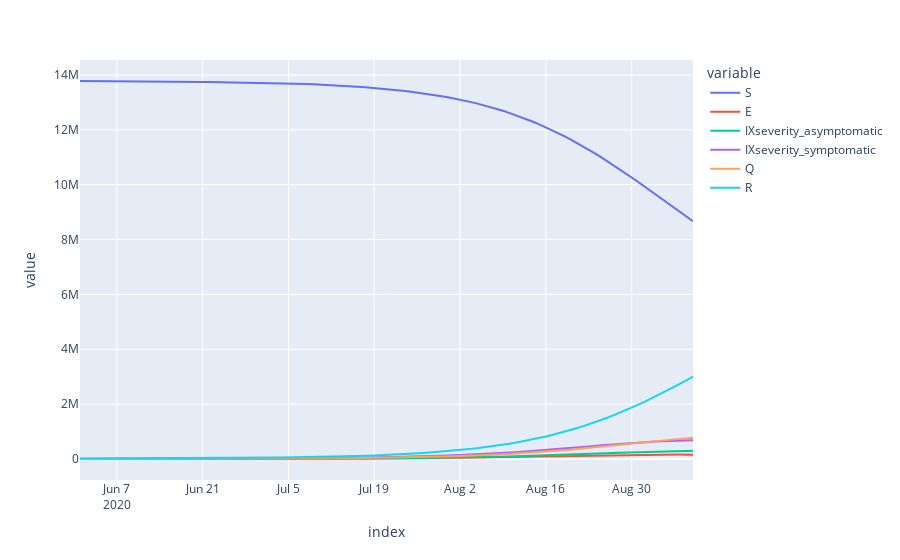

The notebook cell saved with this chart:
### Code cell
fig = px.line(m.get_outputs_df())
fig.show()
